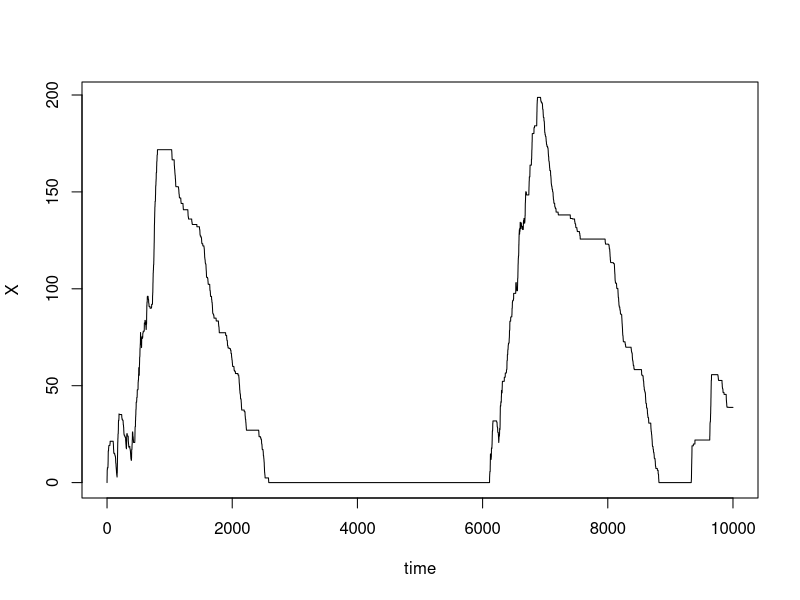

Recreate this plot in R.
######################################################
# This code is used to generate plots of our functional limits for the GI/Gi/1 queue model, using the formulation in terms
# of inverse subordinators. We assume that alpha_1 = alpha_2 = alpha for our two fractional Poisson Processes in this case, with arrival "rates" 
# lambda and departures "rates" mu

t_step = 0.01 #time partition size
x_step = 0.1 # space partition size
n_steps = 10^5 #number of steps in the algorithm

#####################################

#Initialising vectors for the Subordinators and inverse-subordinators of the arrival and departure processes
#To be filled later in the code

Sub_Arrival <- rep(0, n_steps) 
Sub_Departure <- rep(0, n_steps)
Inv_Arrival <- rep(0, n_steps)
Inv_Departure <- rep(0, n_steps)

# Initialising vectors for spatial and time coordinates

T <- seq(from = 0, to = n_steps * t_step, by = t_step) 
X <- seq(from = 0, to = n_steps * x_step, by = x_step) 


alpha = 0.7 #shape parameter
lambda = 4
mu = 1

#######################################
# algorithm to generate subordinators XA and XD.
########################################

k = 0 # dummy variable for the loop
xa = 0 # initial values for the subordinators at time 0
xd = 0

# While loop to fill in values of the subordinators. Done by following the CMS formula


while (k < n_steps){
  k = k + 1
  uA <- runif(1)
  vA <- runif(1)
  uD <- runif(1)
  vD <- runif(1)
  phiA = pi * (vA - 1/2)
  phiD = pi * (vD - 1/2)
  L =  t_step^(1/alpha) * (1 + (tan((pi * alpha)/2))^2)^(1/(2 * alpha))
  xStepA = L * (sin(alpha * pi * vA)/(cos(phiA))^(1/alpha)) * (cos(phiA - alpha * pi * vA)/(-log(uA)))^((1-alpha)/alpha)
  xa = xa + xStepA
  xStepD = L * (sin(alpha * pi * vD)/(cos(phiD))^(1/alpha)) * (cos(phiD - alpha * pi * vD)/(-log(uD)))^((1-alpha)/alpha)
  xd = xd + xStepD
  Sub_Arrival[k] = xa
  Sub_Departure[k] = xd
}

################################################################
# two algorithms to generate the inverse subordinators YA and YD from XA, XD respectively. These are generated directly using the definition of inverse functions
#############################################################

###
# Initialising a while loop to fill in the values of Inv_Arrivals, by inverting space-time and using Sub_Arrivals.
# For each spatial coordinate j in X we calculate the minimum point in T for which Sub_Arrivals > j and 
# set that value as Inv_Arrivals[j]

j = 1
k = 1
lim_Arrival = n_steps
while (j < n_steps + 1){
  if (k >= n_steps){
    lim_Arrival = j
    break
  }
  else if (Sub_Arrival[k] < X[j]){
    k = k + 1
  }
  else {
    Inv_Arrival[j] = T[k]
    j = j + 1
  }
}

# Same procedure as before but using Sub_Departures to get Inv_Departures

j = 1
k = 1
lim_Departure = n_steps
while (j < n_steps + 1){
  if (k >= n_steps){
    lim_Departure = j
    break
  }
  else if (Sub_Departure[k] < X[j]){
    k = k + 1
  }
  else {
    Inv_Departure[j] = T[k]
    j = j + 1
  }
}

lim_final = min(lim_Arrival, lim_Departure) - 1 # Cut-off point for the final loop


#######################################################################
# Final section that fills in values of the functional limit against time using the values of lambda, mu and the inverse subordinators Inv_Arrival, Inv_Departure
#######################################################################

Q <- rep(0, lim_final) # vector initialisation for the functional limit given in the final line of (3.20)

k = 1 # dummy variable for while loop
R = 0 # Value of the functional limit before reflection
inf_R = 0 # Variable tracking the infimum of R so we can reflect it across the axis
R_diff = 0 # The reflection of R across the axis, giving the actual value for the functional limit

####
# This while loop fills the vector Q. Throughout each pass of the loop, the value of the infimum of R
# up to that point is stored, so that the functional limit can be calculated using R - R_Diff

while (k < lim_final + 1){
  R = (lambda^(alpha)) * Inv_Arrival[k] - (mu^(alpha)) * Inv_Departure[k]
  if(R < inf_R){
    inf_R = R
  }
  R_diff = R - inf_R
  Q[k] = R_diff
  k = k + 1
}

# Finally, we plot the values of the functional limit against time. Note that due to the inversion of the subordinator
# before, we have to use the spatial coordinates from before as the time coordinates here 

plot(X[0:lim_final], unlist(Q), type="l", xlab = "time", ylab = "X") 